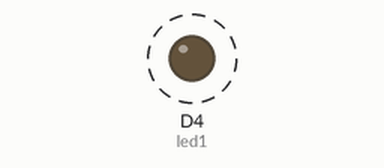
This sketch was run on a simulated ESP8266 (NodeMCU). Parts: output pins drawn as LEDs (lit = HIGH). Dashed ring = blinking.

Above: at 0.5 s.
Timing chart, 0 to 4.6 s (numbered marks = the images above):
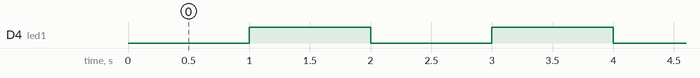

The sketch:

Led.ino
```cpp
#define led1 D4                 // Make "led" variable as GPIO2
#define led2 2

void setup() {
  pinMode(led1, OUTPUT);       // Make "led" pin as output
  pinMode(led2, OUTPUT);
}

void loop() {
  digitalWrite(led1, HIGH);    // Turn LED off
  digitalWrite(led2, LOW);
  delay(1000);                // 1 second delay
  digitalWrite(led1, LOW);     // Turn LED On
  digitalWrite(led2, HIGH);
  delay(1000);                // 1 second delay
}
```

Measured:
- by itself, D4 (led1): alternates HIGH for 1.0 s and LOW for 1.0 s
